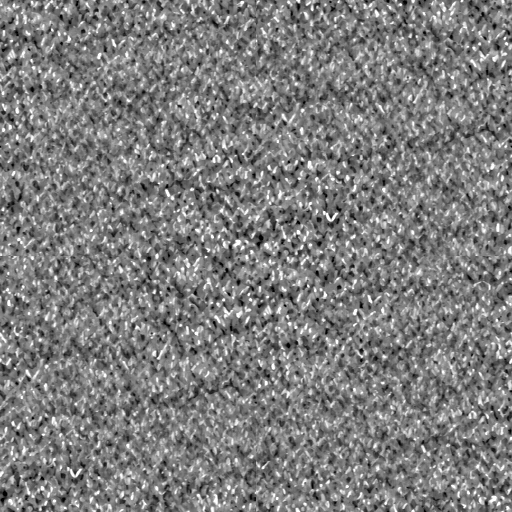
#> input picture sprites/grass.webp, 512 x 512 px
$ python -i flfit.py   (imports and definitions only)
#> lines starting #> are read from the running program, lines starting #| are printed output that depends on the picture; after the words box and inside, x2 and y2 are one past the last pixel; in counts of white or black regions, pixels touching at a corner belong together
#> further down, picture is the input picture: shape (512, 512, 3); mean B, G, R 125.1, 125.1, 125.1
# flfit.py ours.png [gain] : fit a coarse flower-density multiplier (layout.flowerMul, 32x40 over the texture) so the local dot counts match the ref
import cv2, numpy as np, json, sys
# [1 line not run here, left out]
gain = float(arg[2]) if len(arg) > 2 else 1.0
# [1 line that did not run here, left out]
# [1 line that did not run here, left out]
# [1 line that did not run here, left out]
def dots(im):
    im = cv2.resize(im, (2376, 1432)) if im.shape[1] != 2376 else im
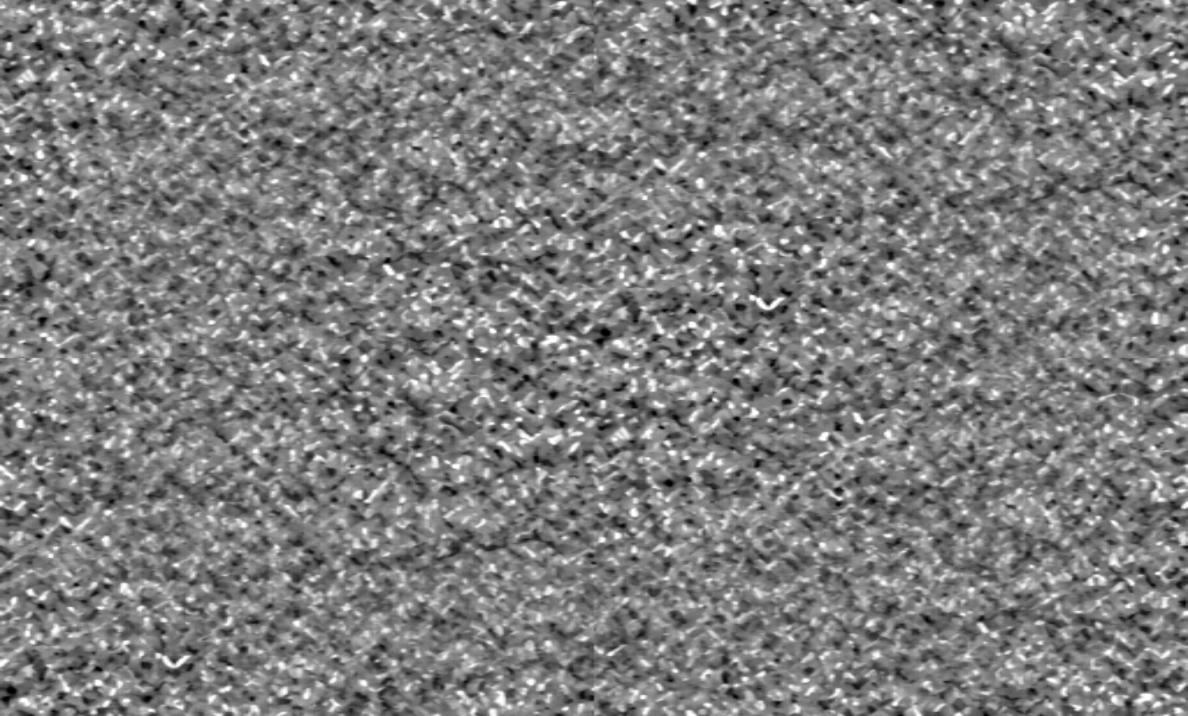
#> im: shape (1432, 2376, 3) (shown at 1/2 size); mean of channels 0, 1, 2 124.9, 124.9, 124.9; drawn as B, G, R
    lab = cv2.cvtColor(im, cv2.COLOR_BGR2LAB).astype(float); bg = cv2.GaussianBlur(lab, (0, 0), 5); dl = lab[..., 0] - bg[..., 0]; b = lab[..., 2] - 128; a = lab[..., 1] - 128
#> after `bg = cv2.GaussianBlur(lab, (0, 0), 5)`:
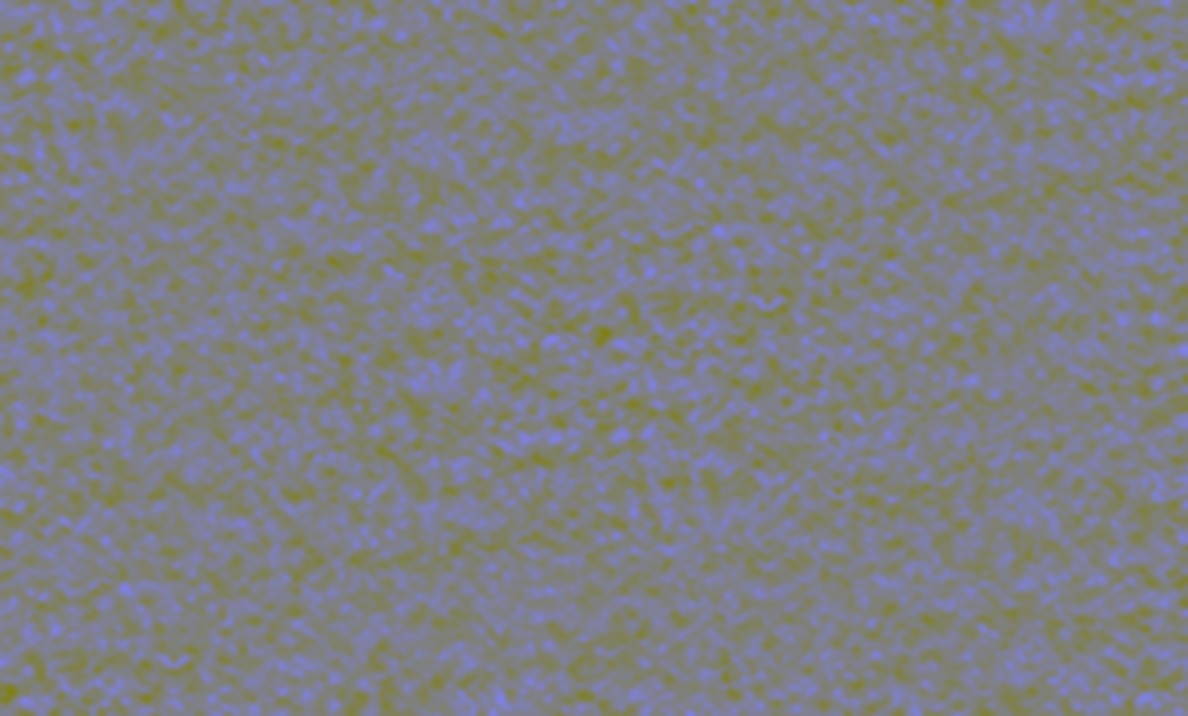
#> bg: shape (1432, 2376, 3) float64 (shown at 1/2 size); mean of channels 0, 1, 2 132.8, 128, 128; drawn as B, G, R
#> after `dl = lab[..., 0] - bg[..., 0]`:
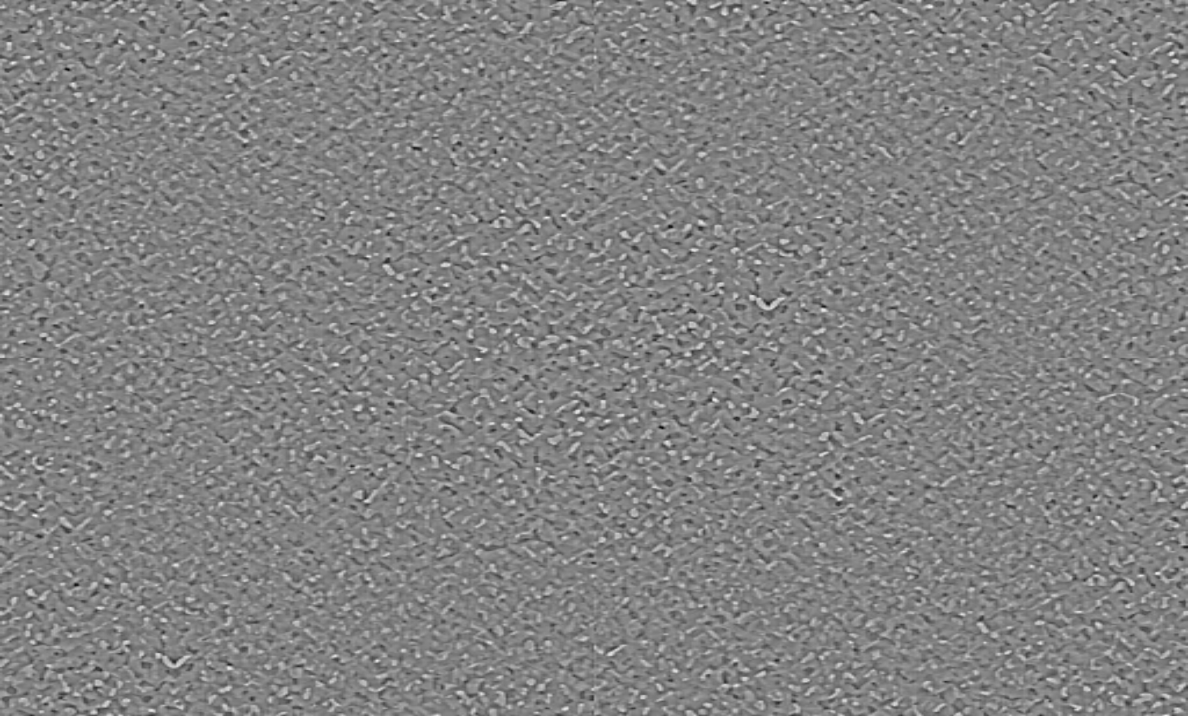
#> dl: shape (1432, 2376) float64 (shown at 1/2 size); min -108, max 102.8, mean 0; drawn with min black and max white
#> after `b = lab[..., 2] - 128`:
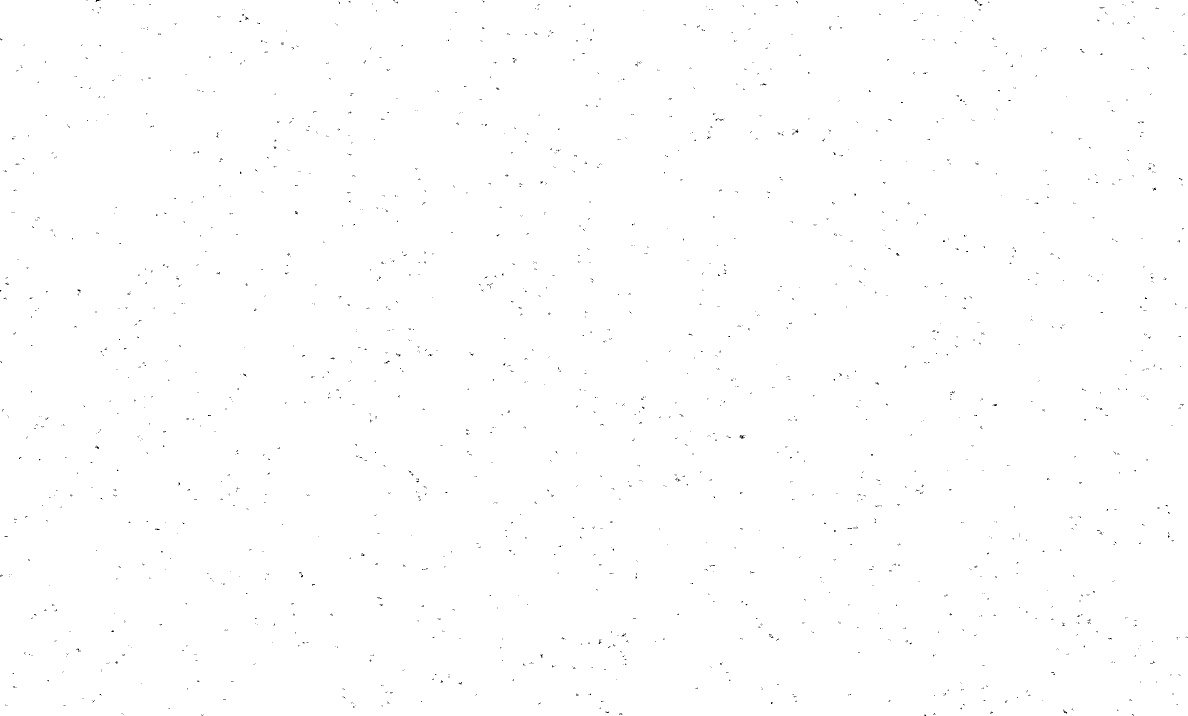
#> b: shape (1432, 2376) float64 (shown at 1/2 size); values -1 (black) and 0 (white), 99.8% white; black in thin lines or dots
    L0 = lab[..., 0]; m = (((dl > 16) & (b > 28) & (a > -28) & (L0 > 195)) | ((dl > 16) & (b < 22) & (L0 > 225) & (a > -12)))
#> after `m = (dl > 16) & (b > 28) & (a > -28) & (L0 > 195) | (dl > 16) & (b < 2`:
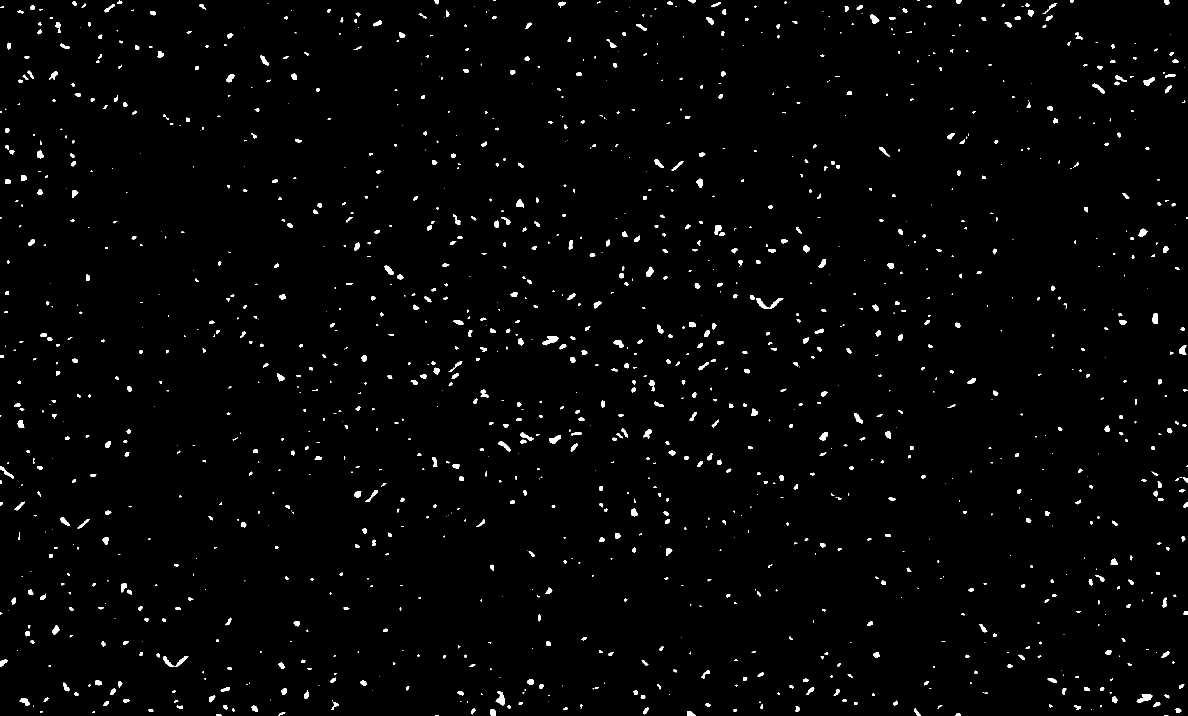
#> m: shape (1432, 2376) bool (shown at 1/2 size); 1.6% white; 1381 white regions (584 under 20 px), largest, box (x1, y1, x2, y2) and area: (1512, 596, 1567, 618) 407, (326, 1312, 377, 1334) 346, (1084, 672, 1117, 691) 327
#> (the run stopped early here; a loop or call above may not have finished)
